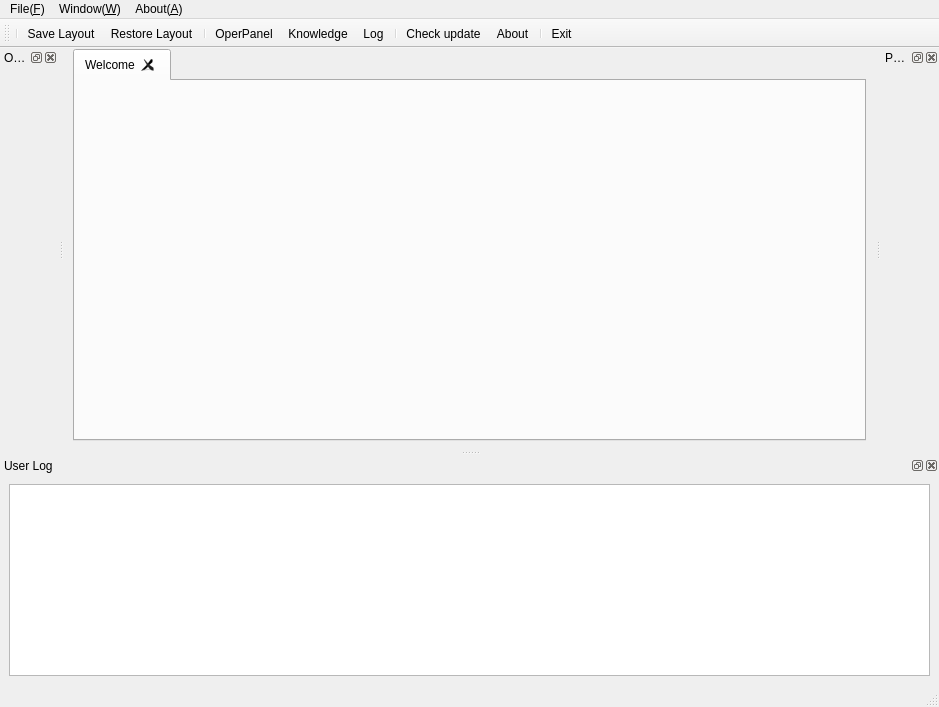
<?xml version="1.0" encoding="UTF-8"?>
<ui version="4.0">
 <class>MainWindow</class>
 <widget class="QMainWindow" name="MainWindow">
  <property name="geometry">
   <rect>
    <x>0</x>
    <y>0</y>
    <width>939</width>
    <height>707</height>
   </rect>
  </property>
  <property name="windowTitle">
   <string>DDE-OnePetrology</string>
  </property>
  <property name="windowIcon">
   <iconset>
    <normaloff>res/DDE-logo.png</normaloff>res/DDE-logo.png</iconset>
  </property>
  <property name="dockNestingEnabled">
   <bool>true</bool>
  </property>
  <widget class="QWidget" name="centralwidget">
   <property name="enabled">
    <bool>true</bool>
   </property>
   <property name="sizePolicy">
    <sizepolicy hsizetype="Expanding" vsizetype="Expanding">
     <horstretch>1</horstretch>
     <verstretch>1</verstretch>
    </sizepolicy>
   </property>
   <layout class="QVBoxLayout" name="verticalLayout">
    <property name="topMargin">
     <number>1</number>
    </property>
    <item>
     <widget class="QTabWidget" name="tabWidget">
      <property name="currentIndex">
       <number>0</number>
      </property>
      <property name="tabsClosable">
       <bool>true</bool>
      </property>
      <property name="movable">
       <bool>true</bool>
      </property>
      <widget class="WelcomeWidget" name="tab">
       <attribute name="icon">
        <iconset>
         <normaloff>res/welcome.png</normaloff>res/welcome.png</iconset>
       </attribute>
       <attribute name="title">
        <string>Welcome</string>
       </attribute>
      </widget>
     </widget>
    </item>
   </layout>
  </widget>
  <widget class="QMenuBar" name="menubar">
   <property name="geometry">
    <rect>
     <x>0</x>
     <y>0</y>
     <width>939</width>
     <height>23</height>
    </rect>
   </property>
   <widget class="QMenu" name="menuFile_F">
    <property name="title">
     <string>File(&amp;F)</string>
    </property>
    <addaction name="actionCheck_update"/>
    <addaction name="separator"/>
    <addaction name="actionExit"/>
   </widget>
   <widget class="QMenu" name="menuAbout_A">
    <property name="title">
     <string>About(&amp;A)</string>
    </property>
    <addaction name="actionAbout"/>
   </widget>
   <widget class="QMenu" name="menuWindow_W">
    <property name="title">
     <string>Window(&amp;W)</string>
    </property>
    <addaction name="actionSaveState"/>
    <addaction name="actionRestoreState"/>
    <addaction name="separator"/>
    <addaction name="actionOperPanel"/>
    <addaction name="actionRootKnowledge"/>
    <addaction name="actionLog"/>
   </widget>
   <addaction name="menuFile_F"/>
   <addaction name="menuWindow_W"/>
   <addaction name="menuAbout_A"/>
  </widget>
  <widget class="QStatusBar" name="statusbar"/>
  <widget class="QDockWidget" name="dockOper">
   <property name="features">
    <set>QDockWidget::AllDockWidgetFeatures</set>
   </property>
   <property name="windowTitle">
    <string>Operate Panel</string>
   </property>
   <attribute name="dockWidgetArea">
    <number>1</number>
   </attribute>
   <widget class="OperWidget" name="dockWidgetContents"/>
  </widget>
  <widget class="QDockWidget" name="dockKnowledge">
   <property name="windowTitle">
    <string>Public Knowledge Tree</string>
   </property>
   <attribute name="dockWidgetArea">
    <number>2</number>
   </attribute>
   <widget class="KTreeWidget" name="dockWidgetContents_4"/>
  </widget>
  <widget class="QDockWidget" name="dockInfo">
   <property name="windowTitle">
    <string>User Log</string>
   </property>
   <attribute name="dockWidgetArea">
    <number>8</number>
   </attribute>
   <widget class="QWidget" name="dockWidgetContents_2">
    <layout class="QHBoxLayout" name="horizontalLayout">
     <item>
      <widget class="QTableWidget" name="tableWidget"/>
     </item>
    </layout>
   </widget>
  </widget>
  <widget class="QToolBar" name="toolBar">
   <property name="windowTitle">
    <string>toolBar</string>
   </property>
   <property name="toolButtonStyle">
    <enum>Qt::ToolButtonTextUnderIcon</enum>
   </property>
   <attribute name="toolBarArea">
    <enum>TopToolBarArea</enum>
   </attribute>
   <attribute name="toolBarBreak">
    <bool>false</bool>
   </attribute>
   <addaction name="separator"/>
   <addaction name="actionSaveState"/>
   <addaction name="actionRestoreState"/>
   <addaction name="separator"/>
   <addaction name="actionOperPanel"/>
   <addaction name="actionRootKnowledge"/>
   <addaction name="actionLog"/>
   <addaction name="separator"/>
   <addaction name="actionCheck_update"/>
   <addaction name="actionAbout"/>
   <addaction name="separator"/>
   <addaction name="actionExit"/>
  </widget>
  <action name="actionSaveState">
   <property name="icon">
    <iconset>
     <normaloff>res/layout.png</normaloff>
     <normalon>res/add.png</normalon>res/layout.png</iconset>
   </property>
   <property name="text">
    <string>Save Layout</string>
   </property>
   <property name="toolTip">
    <string>OpenFile</string>
   </property>
  </action>
  <action name="actionRootKnowledge">
   <property name="checkable">
    <bool>true</bool>
   </property>
   <property name="icon">
    <iconset>
     <normalon>res/entity.png</normalon>
    </iconset>
   </property>
   <property name="text">
    <string>Knowledge</string>
   </property>
   <property name="toolTip">
    <string>Root knowledge tree edit</string>
   </property>
  </action>
  <action name="actionOperPanel">
   <property name="checkable">
    <bool>true</bool>
   </property>
   <property name="icon">
    <iconset>
     <normalon>res/dir.png</normalon>
    </iconset>
   </property>
   <property name="text">
    <string>OperPanel</string>
   </property>
   <property name="toolTip">
    <string>Operate Panel</string>
   </property>
  </action>
  <action name="actionLog">
   <property name="checkable">
    <bool>true</bool>
   </property>
   <property name="icon">
    <iconset>
     <normalon>res/log.png</normalon>
    </iconset>
   </property>
   <property name="text">
    <string>Log</string>
   </property>
   <property name="toolTip">
    <string>Log Window</string>
   </property>
  </action>
  <action name="actionRestoreState">
   <property name="icon">
    <iconset>
     <normaloff>res/restore.png</normaloff>res/restore.png</iconset>
   </property>
   <property name="text">
    <string>Restore Layout</string>
   </property>
   <property name="toolTip">
    <string>Restore window layout state</string>
   </property>
  </action>
  <action name="actionExit">
   <property name="icon">
    <iconset>
     <normaloff>res/exit.png</normaloff>res/exit.png</iconset>
   </property>
   <property name="text">
    <string>Exit</string>
   </property>
   <property name="toolTip">
    <string>Exit Application</string>
   </property>
  </action>
  <action name="actionAbout">
   <property name="icon">
    <iconset>
     <normaloff>res/about.png</normaloff>res/about.png</iconset>
   </property>
   <property name="text">
    <string>About</string>
   </property>
   <property name="toolTip">
    <string>Information abuout application</string>
   </property>
  </action>
  <action name="actionCheck_update">
   <property name="icon">
    <iconset>
     <normaloff>res/update.png</normaloff>res/update.png</iconset>
   </property>
   <property name="text">
    <string>Check update</string>
   </property>
   <property name="toolTip">
    <string>Check and update version</string>
   </property>
  </action>
 </widget>
 <customwidgets>
  <customwidget>
   <class>WelcomeWidget</class>
   <extends>QWidget</extends>
   <header>WelcomeWidget.h</header>
   <container>1</container>
  </customwidget>
  <customwidget>
   <class>OperWidget</class>
   <extends>QWidget</extends>
   <header>OperWidget.h</header>
   <container>1</container>
  </customwidget>
  <customwidget>
   <class>KTreeWidget</class>
   <extends>QWidget</extends>
   <header>KTreeWidget.h</header>
   <container>1</container>
  </customwidget>
 </customwidgets>
 <resources/>
 <connections>
  <connection>
   <sender>dockKnowledge</sender>
   <signal>visibilityChanged(bool)</signal>
   <receiver>actionRootKnowledge</receiver>
   <slot>setChecked(bool)</slot>
   <hints>
    <hint type="sourcelabel">
     <x>898</x>
     <y>260</y>
    </hint>
    <hint type="destinationlabel">
     <x>-1</x>
     <y>-1</y>
    </hint>
   </hints>
  </connection>
  <connection>
   <sender>actionRootKnowledge</sender>
   <signal>triggered(bool)</signal>
   <receiver>dockKnowledge</receiver>
   <slot>setVisible(bool)</slot>
   <hints>
    <hint type="sourcelabel">
     <x>-1</x>
     <y>-1</y>
    </hint>
    <hint type="destinationlabel">
     <x>898</x>
     <y>260</y>
    </hint>
   </hints>
  </connection>
  <connection>
   <sender>dockInfo</sender>
   <signal>visibilityChanged(bool)</signal>
   <receiver>actionLog</receiver>
   <slot>setChecked(bool)</slot>
   <hints>
    <hint type="sourcelabel">
     <x>469</x>
     <y>568</y>
    </hint>
    <hint type="destinationlabel">
     <x>-1</x>
     <y>-1</y>
    </hint>
   </hints>
  </connection>
  <connection>
   <sender>actionLog</sender>
   <signal>triggered(bool)</signal>
   <receiver>dockInfo</receiver>
   <slot>setVisible(bool)</slot>
   <hints>
    <hint type="sourcelabel">
     <x>-1</x>
     <y>-1</y>
    </hint>
    <hint type="destinationlabel">
     <x>469</x>
     <y>568</y>
    </hint>
   </hints>
  </connection>
  <connection>
   <sender>dockOper</sender>
   <signal>visibilityChanged(bool)</signal>
   <receiver>actionOperPanel</receiver>
   <slot>setChecked(bool)</slot>
   <hints>
    <hint type="sourcelabel">
     <x>39</x>
     <y>260</y>
    </hint>
    <hint type="destinationlabel">
     <x>-1</x>
     <y>-1</y>
    </hint>
   </hints>
  </connection>
  <connection>
   <sender>actionOperPanel</sender>
   <signal>triggered(bool)</signal>
   <receiver>dockOper</receiver>
   <slot>setVisible(bool)</slot>
   <hints>
    <hint type="sourcelabel">
     <x>-1</x>
     <y>-1</y>
    </hint>
    <hint type="destinationlabel">
     <x>39</x>
     <y>260</y>
    </hint>
   </hints>
  </connection>
 </connections>
</ui>
